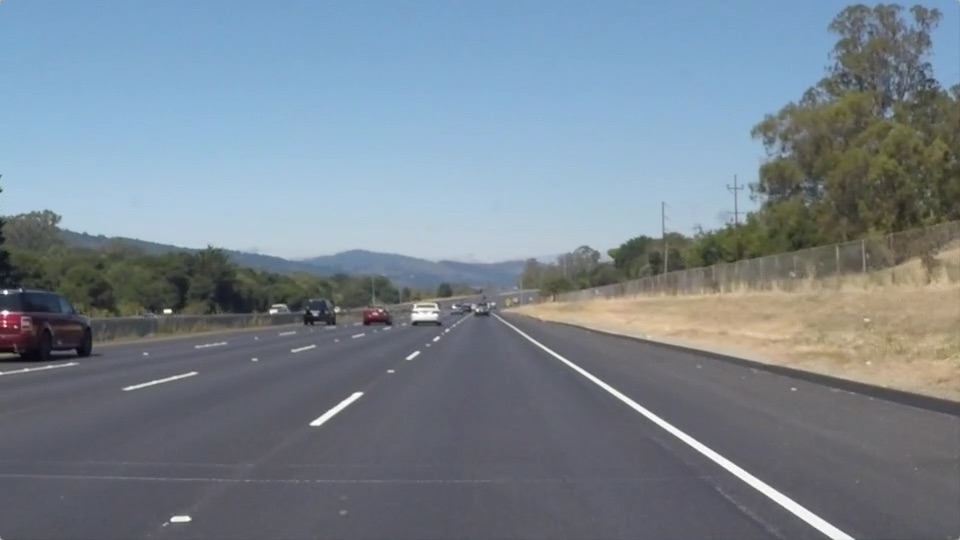
#> input picture CarND-LaneLines-P1/test_images/solidWhiteRight.jpg, 960 x 540 px
$ jupyter execute --allow-errors P1.ipynb   (shell and % lines are left out)
#> lines starting #> are read from the running program, lines starting #| are printed output that depends on the picture; after the words box and inside, x2 and y2 are one past the last pixel; in counts of white or black regions, pixels touching at a corner belong together
# Self-Driving Car Engineer Nanodegree

## Project: **Finding Lane Lines on the Road**
***
In this project, you will use the tools you learned about in the lesson to identify lane lines on the road.  You can develop your pipeline on a series of individual images, and later apply the result to a video stream (really just a series of images). Check out the video clip "raw-lines-example.mp4" (also contained in this repository) to see what the output should look like after using the helper functions below.

Once you have a result that looks roughly like "raw-lines-example.mp4", you'll need to get creative and try to average and/or extrapolate the line segments you've detected to map out the full extent of the lane lines.  You can see an example of the result you're going for in the video "P1_example.mp4".  Ultimately, you would like to draw just one line for the left side of the lane, and one for the right.

In addition to implementing code, there is a brief writeup to complete. The writeup should be completed in a separate file, which can be either a markdown file or a pdf document. There is a [write up template](https://github.com/udacity/CarND-LaneLines-P1/blob/master/writeup_template.md) that can be used to guide the writing process. Completing both the code in the Ipython notebook and the writeup template will cover all of the [rubric points](https://review.udacity.com/#!/rubrics/322/view) for this project.

---
Let's have a look at our first image called 'test_images/solidWhiteRight.jpg'.  Run the 2 cells below (hit Shift-Enter or the "play" button above) to display the image.

**Note: If, at any point, you encounter frozen display windows or other confounding issues, you can always start again with a clean slate by going to the "Kernel" menu above and selecting "Restart & Clear Output".**

---

**The tools you have are color selection, region of interest selection, grayscaling, Gaussian smoothing, Canny Edge Detection and Hough Tranform line detection.  You  are also free to explore and try other techniques that were not presented in the lesson.  Your goal is piece together a pipeline to detect the line segments in the image, then average/extrapolate them and draw them onto the image for display (as below).  Once you have a working pipeline, try it out on the video stream below.**

---

<figure>

 <figcaption>
 <p></p>
 <p style="text-align: center;"> Your output should look something like this (above) after detecting line segments using the helper functions below </p>
 </figcaption>
</figure>
 <p></p>
<figure>

 <figcaption>
 <p></p>
 <p style="text-align: center;"> Your goal is to connect/average/extrapolate line segments to get output like this</p>
 </figcaption>
</figure>

## Import Packages

[cell 1]
#importing some useful packages
import matplotlib.pyplot as plt
import matplotlib.image as mpimg
import numpy as np
import cv2

## Read in an Image

[cell 2]
#reading in an image
image = mpimg.imread('test_images/solidWhiteRight.jpg')
#> image is the input picture: shape (540, 960, 3); mean R, G, B 120.3, 132.6, 143.7

#printing out some stats and plotting
print('This image is:', type(image), 'with dimesions:', image.shape)
#| This image is: <class 'numpy.ndarray'> with dimesions: (540, 960, 3)
plt.imshow(image)  # if you wanted to show a single color channel image called 'gray', for example, call as plt.imshow(gray, cmap='gray')

## Ideas for Lane Detection Pipeline

**Some OpenCV functions (beyond those introduced in the lesson) that might be useful for this project are:**

`cv2.inRange()` for color selection
`cv2.fillPoly()` for regions selection
`cv2.line()` to draw lines on an image given endpoints
`cv2.addWeighted()` to coadd / overlay two images
`cv2.cvtColor()` to grayscale or change color
`cv2.imwrite()` to output images to file
`cv2.bitwise_and()` to apply a mask to an image

**Check out the OpenCV documentation to learn about these and discover even more awesome functionality!**

## Helper Functions

Below are some helper functions to help get you started. They should look familiar from the lesson!

[cell 3]
import math

# [8 lines left out: function grayscale, not called in this run]
    # Or use BGR2GRAY if you read an image with cv2.imread()
    # return cv2.cvtColor(img, cv2.COLOR_BGR2GRAY)

def canny(img, low_threshold, high_threshold):
    """Applies the Canny transform"""
    return cv2.Canny(img, low_threshold, high_threshold)

def gaussian_blur(img, kernel_size):
    """Applies a Gaussian Noise kernel"""
    return cv2.GaussianBlur(img, (kernel_size, kernel_size), 0)

# [71 lines left out: functions region_of_interest, draw_lines, hough_lines, weighted_img, not called in this run]

**Run the cell below to import some packages.  If you get an `import error` for a package you've already installed, try changing your kernel (select the Kernel menu above --> Change Kernel).  Still have problems?  Try relaunching Jupyter Notebook from the terminal prompt.  Also, see [this forum post](https://carnd-forums.udacity.com/cq/viewquestion.action?spaceKey=CAR&id=29496372&questionTitle=finding-lanes---import-cv2-fails-even-though-python-in-the-terminal-window-has-no-problem-with-import-cv2) for more troubleshooting tips.**

## Test Images

Build your pipeline to work on the images in the directory "test_images"
**You should make sure your pipeline works well on these images before you try the videos.**

[cell 4]
import os
os.listdir("test_images/")

## Build a Lane Finding Pipeline

Build the pipeline and run your solution on all test_images. Make copies into the test_images directory, and you can use the images in your writeup report.

Try tuning the various parameters, especially the low and high Canny thresholds as well as the Hough lines parameters.

[cell 5]
# TODO: Build your pipeline that will draw lane lines on the test_images
# then save them to the test_images directory.

def drawAllImages(pipeline):
    for indx, val in enumerate(os.listdir("test_images/")):
        image = mpimg.imread("test_images/" + val)
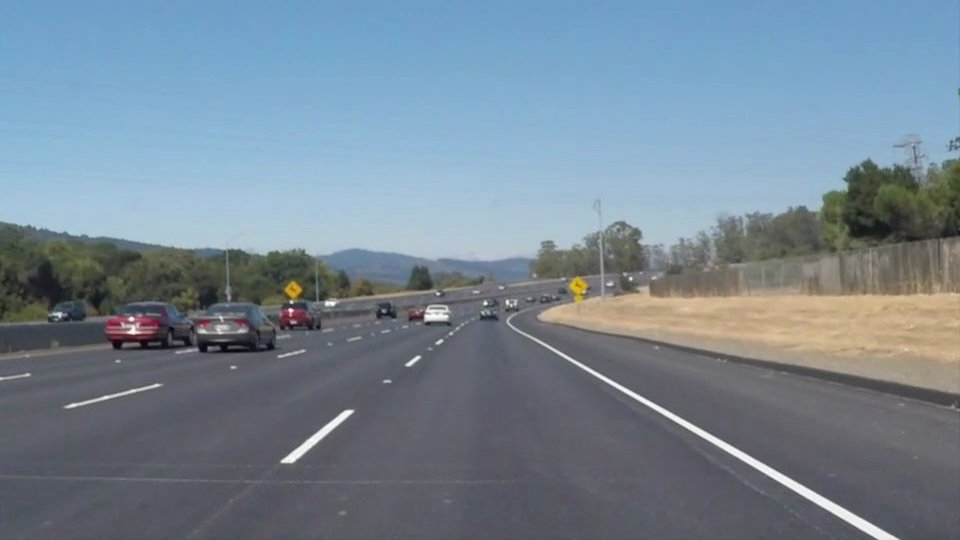
#> input picture CarND-LaneLines-P1/test_images/solidWhiteCurve.jpg, 960 x 540 px
#> image is the input picture: shape (540, 960, 3); mean R, G, B 118.5, 134.5, 148.1
        image = pipeline(image)
        plt.figure(indx)
        plt.imshow(image)

# [112 lines left out: function draw_lines, not called in this run]

def pipeline(image):
    line_image = np.copy(image) # creating a blank to draw lines on
    # Mask pixels below the threshold
    rgb_threshold = [200, 160, 0]
    color_thresholds = (image[:,:,0] < rgb_threshold[0]) | \
                    (image[:,:,1] < rgb_threshold[1]) | \
                    (image[:,:,2] < rgb_threshold[2])
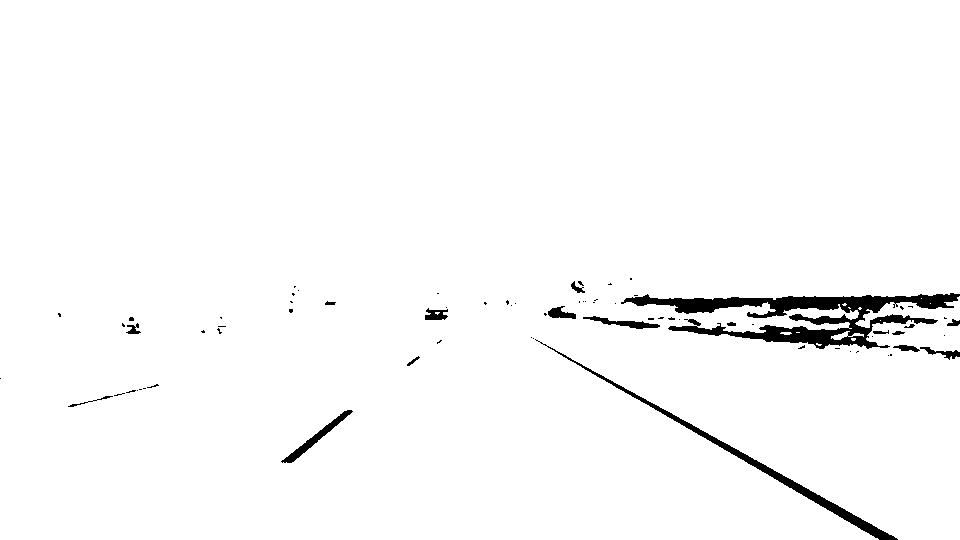
#> color_thresholds: shape (540, 960) bool; 97.8% white; 73 black regions (55 under 20 px), largest, box (x1, y1, x2, y2) and area: (621, 293, 960, 349) 6766, (535, 339, 898, 540) 2250, (281, 410, 353, 463) 561
    image[color_thresholds] = [0, 0, 0]
    ## Grayscale the image
    grayscaled_image = grayscale(image)
    ## Apply Gaussian smoothing
    smoothed_image = gaussian_blur(grayscaled_image, kernel_size=5)
    ## Define parameters for canny and apply
    low_threshold = 50
    high_threshold = 150
    edges = canny(smoothed_image, low_threshold, high_threshold)

    # This time we are defining a four sided polygon to mask
    img_shape = image.shape
    vertices = np.array([[(120, img_shape[0]), (img_shape[1]/2.0, img_shape[0]/1.7), (img_shape[1]/2.0+10, img_shape[0]/1.7), (img_shape[1]-60, img_shape[0])]], dtype=np.int32)
    masked_edges_img = region_of_interest(edges, vertices)

    # Define the Hough transform parameters
    # Make a blank the same size as our image to draw on
    rho = 1 # distance resolution in pixels of the Hough grid
    theta = np.pi/180 # angular resolution in radians of the Hough grid
    threshold = 20     # minimum number of votes (intersections in Hough grid cell)
    min_line_len = 15 #minimum number of pixels making up a line
    max_line_gap = 30    # maximum gap in pixels between connectable line segments
    # Run Hough on edge detected image
    # Output "lines" is an array containing endpoints of detected line segments
    lines = np.array(hough_lines(masked_edges_img, rho, theta, threshold, min_line_len, max_line_gap))
    # Draw the lines on the edge image
    lines_edges = weighted_img(lines, line_image, α=0.8)

    return lines_edges
#> (the rest of this cell did not finish here and is left out)
